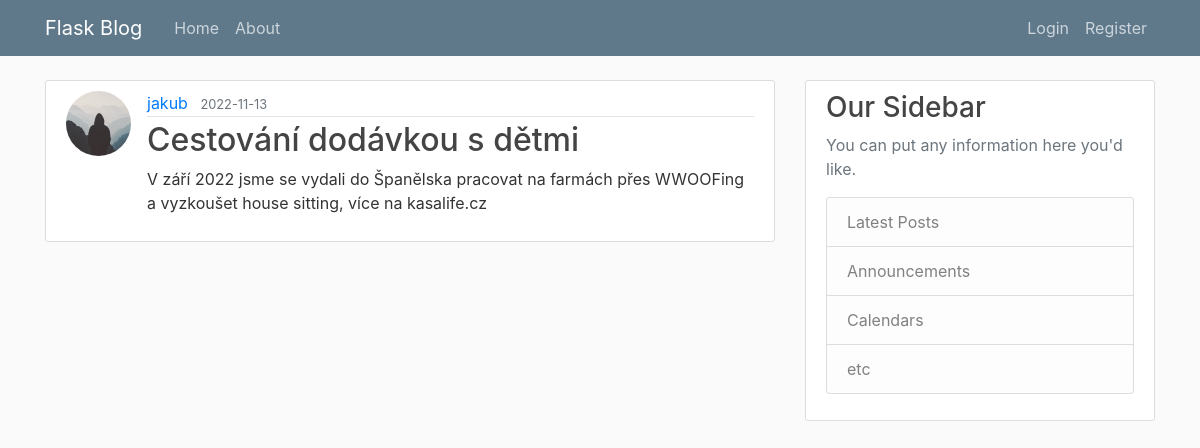
/post/1, run on an earlier commit of the app's database.
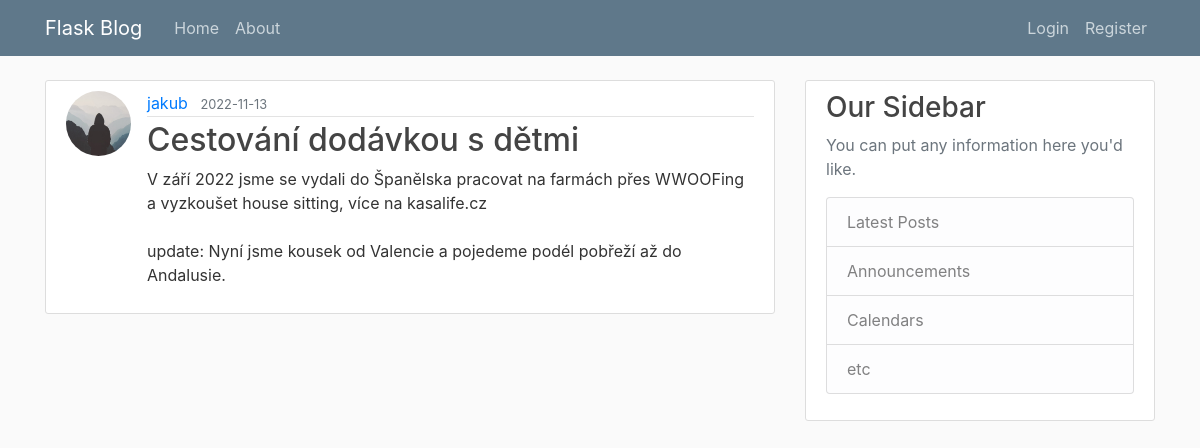
And on a later commit of the database.
### travelblog/models.py (models this page shows, shortened)
class Post(db.Model):
    id = db.Column(db.Integer, primary_key=True)
    title = db.Column(db.String(100), nullable = False)
    date_posted = db.Column(db.DateTime, nullable = False, default = datetime.utcnow)
    content = db.Column(db.Text, nullable = False)
    user_id = db.Column(db.Integer, db.ForeignKey('user.id'), nullable = False)

### travelblog/routes.py (the view)
@app.route('/post/<int:post_id>')
def post(post_id):
    post = Post.query.get_or_404(post_id)
    return render_template('post.html', title=post.title, post=post)

### travelblog/templates/post.html
{% extends "layout.html" %}
{% block content %}
	<article class="media content-section">
		<img class="rounded-circle article-img" src="{{ url_for('static', filename='profile_pics/' + post.author.image_file) }}">
	  <div class="media-body">
	    <div class="article-metadata">
	      <a class="mr-2" href="#">{{ post.author.username }}</a>
	      <small class="text-muted">{{ post.date_posted.strftime('%Y-%m-%d') }}</small>
	    </div>
	    <h2 class='article-title'>{{ post.title }}</h2>
	    <p class="article-content">{{ post.content }}</p>
	  </div>
	</article>
{% endblock content %}

What changed in the data, as far as the page shows it:
changed Post "Cestování dodávkou s dětmi": content "V září 2022 jsme se vydali do Španělska pracovat na farmách přes WWOOFing a vyzkoušet house sitting, více na kasalife.cz" → "…sitting, více na kasalife.cz update: Nyní jsme kousek od Valencie a pojedeme podél pobřeží až do Andalusie."
